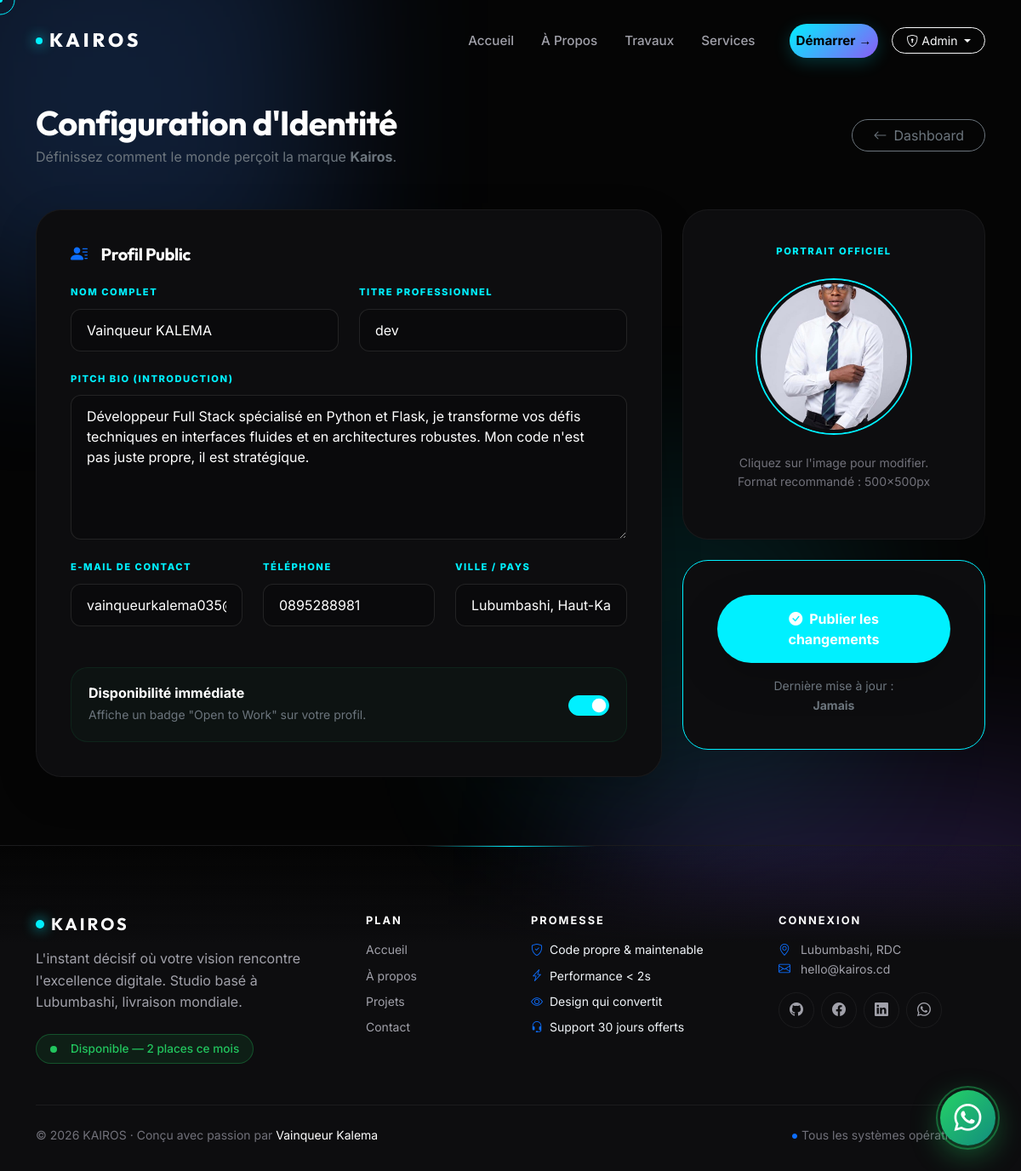
Page /admin/bio (signed in) on the earlier database version.
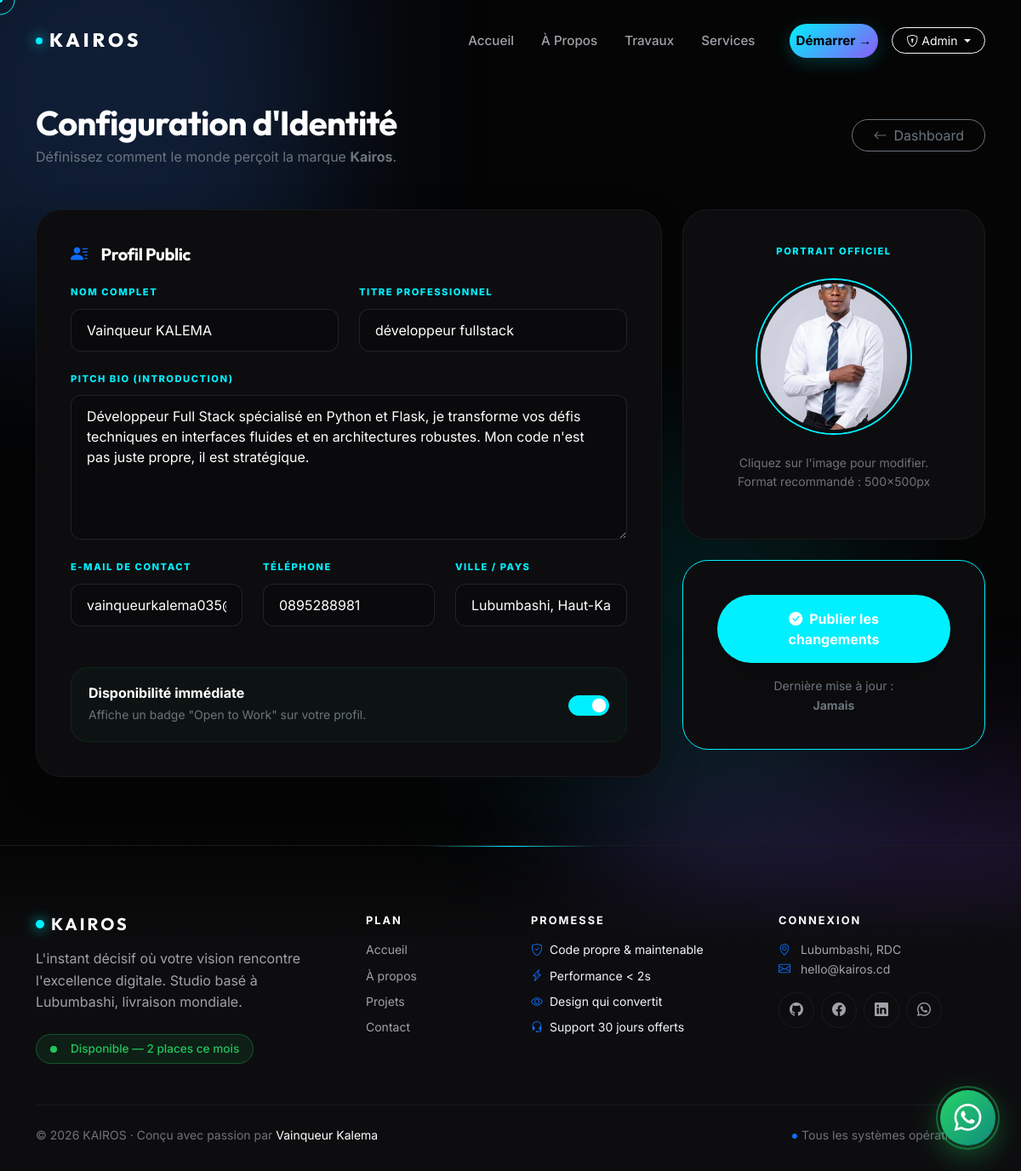
Same page on the later database version.
### app/models.py (models this page shows)
class Bio(db.Model):
    id = db.Column(db.Integer, primary_key=True, default=1)
    name = db.Column(db.String(100))
    title = db.Column(db.String(200))
    bio_text = db.Column(db.Text, default='Je suis développeur passionné...')
    email = db.Column(db.String(120))
    phone = db.Column(db.String(20))
    location = db.Column(db.String(100))
    availability = db.Column(db.Boolean, default=True)
    avatar = db.Column(db.String(200), default='default-avatar.jpg')
    @classmethod
    def get_singleton(cls):
        bio = cls.query.get(1)
        if not bio:
            bio = cls(id=1)
            db.session.add(bio)
            db.session.commit()
        return bio

### app/admin/route.py (the view, shortened to what this page needs)
@bp.route('/bio', methods=['GET', 'POST'])
@login_required
@admin_required
def bio_edit():
    bio = Bio.get_singleton()
    return render_template('admin/bio_form.html', bio=bio)

### app/admin/route.py (called while the page is built)
def admin_required(f):
    @wraps(f)
    def decorated(*args, **kwargs):
        if not current_user.is_authenticated or not current_user.is_admin:
            flash('Accès réservé aux administrateurs.', 'danger')
            return redirect(url_for('auth.login'))
        return f(*args, **kwargs)
    return decorated

### app/templates/admin/bio_form.html (shortened to what the changed rows need)
{% extends 'base.html' %}
{% block content %}
<div class="container admin-bio-container">
    <div class="d-flex flex-column flex-md-row justify-content-between align-items-md-center mb-5 gs-reveal">
        <div>
            <h1 class="text-white fw-bold display-6 mb-1">Configuration d'Identité</h1>
        </div>
    </div>
    <form method="POST" enctype="multipart/form-data" class="row g-4">
        <div class="col-lg-8 gs-reveal">
            <div class="glass-card shadow-lg">
                <div class="row g-4">
                    <div class="col-md-6">
                        <label class="form-label-premium">Nom Complet</label>
                        <input type="text" name="name" class="form-control input-studio"
                               value="{{ bio.name if bio else '' }}" required>
                    </div>
                    <div class="col-md-6">
                        <label class="form-label-premium">Titre Professionnel</label>
                        <input type="text" name="title" class="form-control input-studio"
                               value="{{ bio.title if bio else '' }}" placeholder="ex: Architecte Logiciel & Data">
                    </div>
                    <div class="col-12">
                        <label class="form-label-premium">Pitch Bio (Introduction)</label>
                        <textarea name="bio_text" class="form-control input-studio" rows="6"
                                  placeholder="Décrivez votre expertise en quelques phrases percutantes...">{{ bio.bio_text if bio else '' }}</textarea>
                    </div>
                    <div class="col-md-4">
                        <label class="form-label-premium">E-mail de Contact</label>
                        <input type="email" name="email" class="form-control input-studio" value="{{ bio.email if bio else '' }}">
                    </div>
                    <div class="col-md-4">
                        <label class="form-label-premium">Téléphone</label>
                        <input type="text" name="phone" class="form-control input-studio" value="{{ bio.phone if bio else '' }}">
                    </div>
                    <div class="col-md-4">
                        <label class="form-label-premium">Ville / Pays</label>
                        <input type="text" name="location" class="form-control input-studio" value="{{ bio.location if bio else '' }}">
                    </div>
                </div>
                <div class="availability-box mt-5 d-flex align-items-center justify-content-between">
                    <div class="form-check form-switch">
                        <input type="checkbox" name="availability" class="form-check-input" id="availability" value="1" {% if bio and bio.availability %}checked{% endif %}>
                    </div>
                </div>
            </div>
        </div>
        <div class="col-lg-4">
            <div class="row g-4">
                <div class="col-12 gs-reveal">
                    <div class="glass-card text-center">
                        <div class="avatar-wrapper mb-4">
                            {% if bio and bio.avatar %}
                                <img src="{{ url_for('static', filename='uploads/' + bio.avatar) }}" id="preview-img" class="avatar-preview">
                            {% else %}
                                <div id="preview-placeholder" class="avatar-preview bg-secondary d-flex align-items-center justify-content-center">
                                    <i class="bi bi-person display-4 text-white-50"></i>
                                </div>
                            {% endif %}
                        </div>
                    </div>
                </div>
            </div>
        </div>
    </form>
</div>
{% endblock %}

Differences in the rows shown:
changed Bio "Vainqueur KALEMA": title "dev" → "développeur fullstack"
